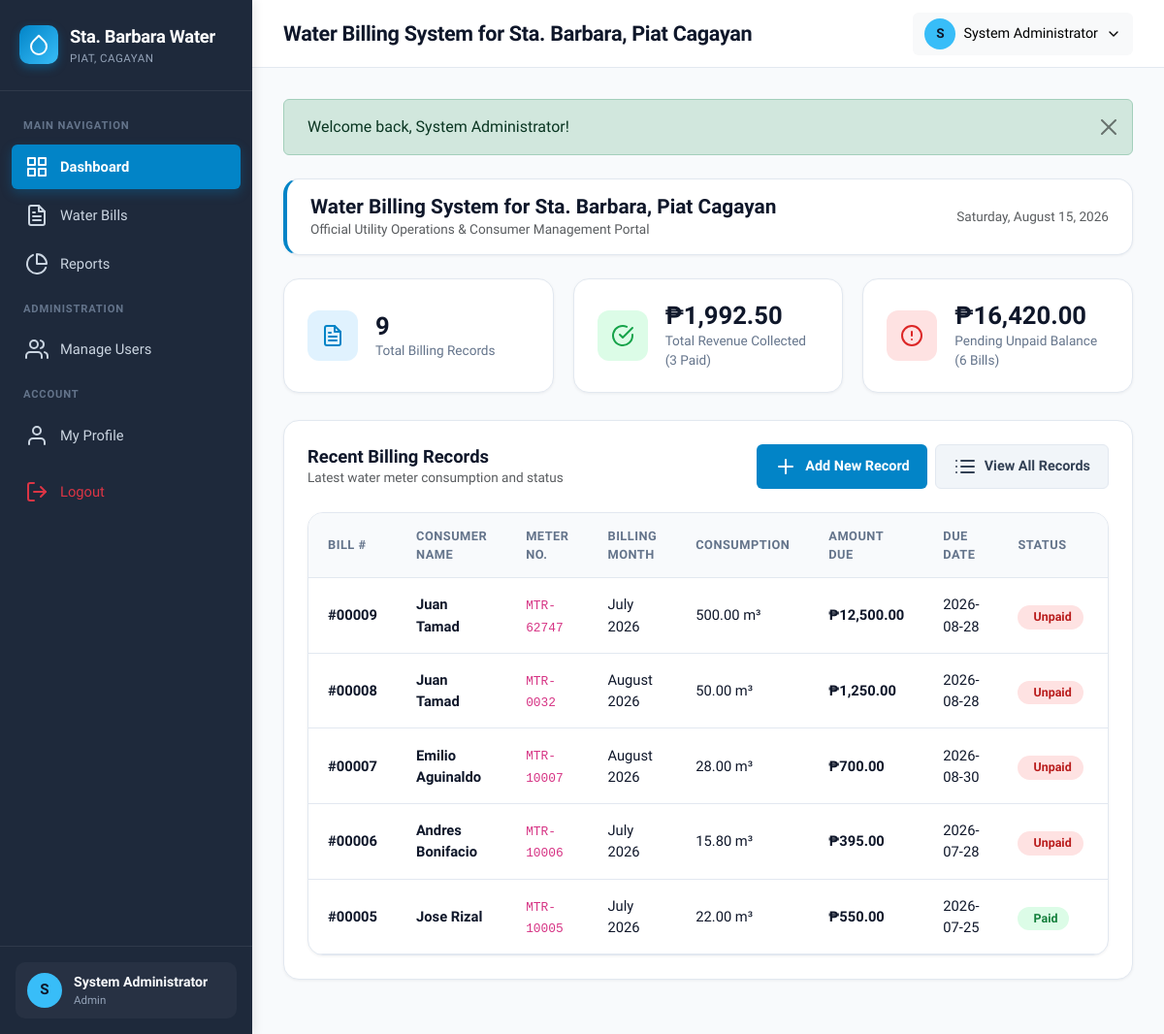
/dashboard.php (signed in), run on the app's committed database.
### tables this page shows
CREATE TABLE `tblaprilyn` (
  `bill_id` int(11) NOT NULL,
  `consumer_name` varchar(150) NOT NULL,
  `meter_number` varchar(50) NOT NULL,
  `billing_month` varchar(30) NOT NULL,
  `consumption` decimal(10,2) NOT NULL DEFAULT 0.00,
  `amount_due` decimal(10,2) NOT NULL DEFAULT 0.00,
  `due_date` date NOT NULL,
  `status` enum('paid','unpaid') NOT NULL DEFAULT 'unpaid',
  `remarks` text DEFAULT NULL,
  `created_at` timestamp NOT NULL DEFAULT current_timestamp(),
  `updated_at` timestamp NOT NULL DEFAULT current_timestamp() ON UPDATE current_timestamp()
);

### dashboard.php (the view, shortened to what this page needs)
<?php
require_once __DIR__ . '/includes/header.php';
try {
    $totalBills   = $pdo->query("SELECT COUNT(*) FROM tblaprilyn")->fetchColumn() ?: 0;
    $totalPaid    = $pdo->query("SELECT COUNT(*) FROM tblaprilyn WHERE status = 'paid'")->fetchColumn() ?: 0;
    $totalUnpaid  = $pdo->query("SELECT COUNT(*) FROM tblaprilyn WHERE status = 'unpaid'")->fetchColumn() ?: 0;
    $revenuePaid  = $pdo->query("SELECT SUM(amount_due) FROM tblaprilyn WHERE status = 'paid'")->fetchColumn() ?: 0.00;
    $revenuePending = $pdo->query("SELECT SUM(amount_due) FROM tblaprilyn WHERE status = 'unpaid'")->fetchColumn() ?: 0.00;
    $recentStmt = $pdo->query("SELECT * FROM tblaprilyn ORDER BY bill_id DESC LIMIT 5");
    $recentBills = $recentStmt->fetchAll();
} catch (PDOException $e) {
    $totalBills = $totalPaid = $totalUnpaid = 0;
    $revenuePaid = $revenuePending = 0.00;
    $recentBills = [];
}
?>
<div class="card-box mb-4 py-3 px-4" style="border-left: 4px solid var(--primary) !important;">
    <div class="d-flex align-items-center justify-content-between flex-wrap gap-2">
        <div>
            <h2 style="font-size:1.3rem; font-weight:800; color:var(--text-main); margin:0;">
                Water Billing System for Sta. Barbara, Piat Cagayan
            </h2>
            <p class="text-muted m-0" style="font-size:0.85rem;">
                Official Utility Operations & Consumer Management Portal
            </p>
        </div>
        <div class="text-end text-muted font-weight-semibold" style="font-size:0.85rem;">
            <?= date('l, F j, Y'); ?>
        </div>
    </div>
</div>
<div class="stats-grid">
    <div class="stat-card">
        <div class="stat-icon-wrapper stat-icon-blue">
            <i data-feather="file-text"></i>
        </div>
        <div>
            <div class="stat-val"><?= number_format($totalBills); ?></div>
            <div class="stat-lbl">Total Billing Records</div>
        </div>
    </div>
    <div class="stat-card">
        <div class="stat-icon-wrapper stat-icon-green">
            <i data-feather="check-circle"></i>
        </div>
        <div>
            <div class="stat-val"><?= formatMoney($revenuePaid); ?></div>
            <div class="stat-lbl">Total Revenue Collected (<?= $totalPaid; ?> Paid)</div>
        </div>
    </div>
    <div class="stat-card">
        <div class="stat-icon-wrapper stat-icon-red">
            <i data-feather="alert-circle"></i>
        </div>
        <div>
            <div class="stat-val"><?= formatMoney($revenuePending); ?></div>
            <div class="stat-lbl">Pending Unpaid Balance (<?= $totalUnpaid; ?> Bills)</div>
        </div>
    </div>
</div>
<div class="row">
    <div class="col-12">
        <div class="card-box">
            <div class="d-flex flex-wrap align-items-center justify-content-between gap-3 mb-4">
                <div>
                    <h3 class="m-0" style="font-size:1.15rem; font-weight:700;">Recent Billing Records</h3>
                    <p class="text-muted m-0" style="font-size:0.85rem;">Latest water meter consumption and status</p>
                </div>
                <div class="d-flex gap-2">
                    <a href="<?= baseUrl('bills/add.php'); ?>" class="btn-primary-custom">
                        <i data-feather="plus"></i> Add New Record
                    </a>
                    <a href="<?= baseUrl('bills/index.php'); ?>" class="btn-secondary-custom">
                        <i data-feather="list"></i> View All Records
                    </a>
                </div>
            </div>
            <div class="table-responsive-wrapper">
                <table class="table-custom">
                    <thead>
                        <tr>
                            <th>Bill #</th>
                            <th>Consumer Name</th>
                            <th>Meter No.</th>
                            <th>Billing Month</th>
                            <th>Consumption</th>
                            <th>Amount Due</th>
                            <th>Due Date</th>
                            <th>Status</th>
                            <th class="text-end">Actions</th>
                        </tr>
                    </thead>
                    <tbody>
                        <?php if (empty($recentBills)): ?>
                            <tr>
                                <td colspan="9" class="text-center text-muted py-4">No water bill records found. <a href="<?= baseUrl('bills/add.php'); ?>">Add one now</a>.</td>
                            </tr>
                        <?php else: ?>
                            <?php foreach ($recentBills as $bill): ?>
                                <tr>
                                    <td><strong>#<?= str_pad($bill['bill_id'], 5, '0', STR_PAD_LEFT); ?></strong></td>
                                    <td><strong><?= sanitize($bill['consumer_name']); ?></strong></td>
                                    <td><code><?= sanitize($bill['meter_number']); ?></code></td>
                                    <td><?= sanitize($bill['billing_month']); ?></td>
                                    <td><?= number_format($bill['consumption'], 2); ?> m³</td>
                                    <td><strong><?= formatMoney($bill['amount_due']); ?></strong></td>
                                    <td><?= sanitize($bill['due_date']); ?></td>
                                    <td><?= renderStatusBadge($bill['status']); ?></td>
                                    <td class="text-end">
                                    </td>
                                </tr>
                            <?php endforeach; ?>
                        <?php endif; ?>
                    </tbody>
                </table>
            </div>
        </div>
    </div>
</div>
<?php require_once __DIR__ . '/includes/footer.php'; ?>

### includes/functions.php (shortened to what this page needs)
<?php
function sanitize($data) {
    return htmlspecialchars(trim($data ?? ''), ENT_QUOTES, 'UTF-8');
}
function baseUrl($path = '') {
    $protocol = isset($_SERVER['HTTPS']) && $_SERVER['HTTPS'] === 'on' ? 'https://' : 'http://';
    $host = $_SERVER['HTTP_HOST'] ?? 'localhost';
    $scriptName = $_SERVER['SCRIPT_NAME'] ?? '';
    $dir = dirname($scriptName);
    $base = rtrim($protocol . $host . $dir, '/\\');
    return $base . '/' . ltrim($path, '/');
}
function getFlash() {
    if (isset($_SESSION['flash_msg'])) {
        $flash = $_SESSION['flash_msg'];
        $type = sanitize($flash['type']);
        $msg = sanitize($flash['message']);
        $icon = match($type) {
            'success' => 'check-circle',
            'danger'  => 'alert-circle',
            'warning' => 'alert-triangle',
            default   => 'info'
        };
        return "<div class='alert alert-{$type} alert-dismissible fade show d-flex align-items-center mb-4' role='alert'>
                    <i class='feather-{$icon} me-2'></i>
                    <div>{$msg}</div>
                    <button type='button' class='btn-close ms-auto' data-bs-dismiss='alert' aria-label='Close'></button>
                </div>";
    }
    return '';
}
function formatMoney($amount) {
    return '₱' . number_format((float)$amount, 2, '.', ',');
}
function renderStatusBadge($status) {
    $statusLower = strtolower(trim($status));
    if ($statusLower === 'paid') {
        return '<span class="badge badge-paid"><i class="feather-check-circle me-1"></i> Paid</span>';
    } else {
        return '<span class="badge badge-unpaid"><i class="feather-clock me-1"></i> Unpaid</span>';
    }
}

### assets/css/style.css (style rules this page uses)
:root { --primary: #0284c7; --primary-hover: #0369a1; --primary-light: #e0f2fe; --dark-bg: #0f172a; --sidebar-bg: #1e293b; --sidebar-hover: #334155; --sidebar-active: #0284c7; --card-bg: #ffffff; --body-bg: #f8fafc; --border-color: #e2e8f0; --text-main: #0f172a; --text-muted: #64748b; --text-light: #94a3b8; --paid-bg: #dcfce7; --paid-text: #15803d; --unpaid-bg: #fee2e2; --unpaid-text: #b91c1c; --radius-sm: 6px; --radius-md: 10px; --radius-lg: 16px; --shadow-sm: 0 1px 3px rgba(15, 23, 42, 0.06); --shadow-md: 0 4px 12px -2px rgba(15, 23, 42, 0.08); --shadow-lg: 0 12px 24px -4px rgba(15, 23, 42, 0.12); --transition: all 0.2s cubic-bezier(0.4, 0, 0.2, 1); }
* { box-sizing: border-box; margin: 0; padding: 0; }
body { font-family: 'Plus Jakarta Sans', -apple-system, BlinkMacSystemFont, 'Segoe UI', Roboto, sans-serif; background-color: var(--body-bg); color: var(--text-main); line-height: 1.5; min-height: 100vh; }
.card-box { background: var(--card-bg); border-radius: var(--radius-lg); border: 1px solid var(--border-color); box-shadow: var(--shadow-sm); padding: 24px; margin-bottom: 24px; transition: var(--transition); }
.stats-grid { display: grid; grid-template-columns: repeat(auto-fit, minmax(220px, 1fr)); gap: 20px; margin-bottom: 28px; }
.stat-card { background-color: #ffffff; border-radius: var(--radius-lg); border: 1px solid var(--border-color); padding: 22px 24px; display: flex; align-items: center; gap: 18px; box-shadow: var(--shadow-sm); }
.stat-icon-wrapper { width: 52px; height: 52px; border-radius: 12px; display: flex; align-items: center; justify-content: center; font-size: 1.4rem; flex-shrink: 0; }
.stat-icon-blue { background: #e0f2fe; color: #0284c7; }
.stat-icon-green { background: #dcfce7; color: #16a34a; }
.stat-icon-red { background: #fee2e2; color: #dc2626; }
.stat-val { font-size: 1.6rem; font-weight: 800; color: var(--text-main); line-height: 1.2; }
.stat-lbl { font-size: 0.85rem; color: var(--text-muted); font-weight: 500; }
.table-responsive-wrapper { background: #ffffff; border-radius: var(--radius-lg); border: 1px solid var(--border-color); box-shadow: var(--shadow-sm); overflow: hidden; }
.table-custom { width: 100%; border-collapse: collapse; text-align: left; }
.table-custom th { background-color: #f8fafc; color: var(--text-muted); font-weight: 600; font-size: 0.8rem; text-transform: uppercase; letter-spacing: 0.5px; padding: 14px 20px; border-bottom: 1px solid var(--border-color); }
.table-custom td { padding: 16px 20px; border-bottom: 1px solid var(--border-color); font-size: 0.92rem; color: var(--text-main); vertical-align: middle; }
.table-custom tbody tr { transition: var(--transition); }
.badge-paid { background-color: var(--paid-bg); color: var(--paid-text); padding: 6px 12px; border-radius: 50px; font-weight: 600; font-size: 0.78rem; display: inline-flex; align-items: center; }
.badge-unpaid { background-color: var(--unpaid-bg); color: var(--unpaid-text); padding: 6px 12px; border-radius: 50px; font-weight: 600; font-size: 0.78rem; display: inline-flex; align-items: center; }
.btn-primary-custom { background-color: var(--primary); color: #ffffff; font-weight: 600; padding: 10px 18px; border-radius: var(--radius-sm); border: none; transition: var(--transition); text-decoration: none; display: inline-flex; align-items: center; gap: 8px; font-size: 0.9rem; cursor: pointer; }
.btn-secondary-custom { background-color: #f1f5f9; color: #334155; font-weight: 600; padding: 10px 18px; border-radius: var(--radius-sm); border: 1px solid var(--border-color); transition: var(--transition); text-decoration: none; display: inline-flex; align-items: center; gap: 8px; font-size: 0.9rem; cursor: pointer; }

### data on the page
tblaprilyn: bill_id "00009", consumer_name "Juan Tamad", meter_number "MTR-62747", billing_month "July 2026", consumption "500.00", amount_due "₱12,500.00", due_date "2026-08-28", status "Unpaid"
tblaprilyn: bill_id "00008", consumer_name "Juan Tamad", meter_number "MTR-0032", billing_month "August 2026", consumption "50.00", amount_due "₱1,250.00", due_date "2026-08-28", status "Unpaid"
tblaprilyn: bill_id "00007", consumer_name "Emilio Aguinaldo", meter_number "MTR-10007", billing_month "August 2026", consumption "28.00", amount_due "₱700.00", due_date "2026-08-30", status "Unpaid"
tblaprilyn: bill_id "00006", consumer_name "Andres Bonifacio", meter_number "MTR-10006", billing_month "July 2026", consumption "15.80", amount_due "₱395.00", due_date "2026-07-28", status "Unpaid"
tblaprilyn: bill_id "00005", consumer_name "Jose Rizal", meter_number "MTR-10005", billing_month "July 2026", consumption "22.00", amount_due "₱550.00", due_date "2026-07-25", status "Paid"

### other printed values
substr($user['full_name'] ?? 'U', 0, 1) "S"
$user['full_name'] "System Administrator"
$user['role'] "Admin"
$pageTitle "Water Billing System for Sta. Barbara, Piat Cagayan"
substr($user['full_name'], 0, 1) "S"
$msg "Welcome back, System Administrator!"
$totalBills "9"
formatMoney($revenuePaid) "₱1,992.50"
$totalPaid "3"
formatMoney($revenuePending) "₱16,420.00"
$totalUnpaid "6"
